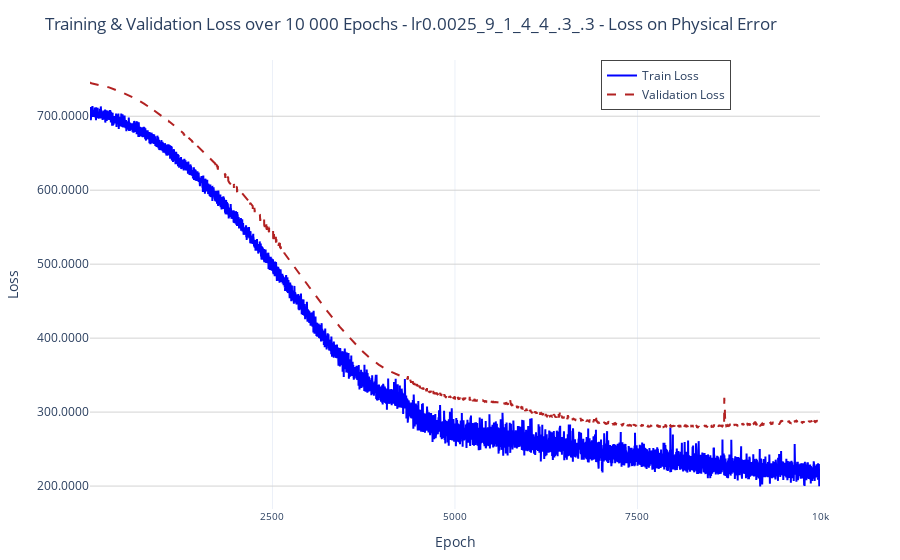

Notebook cell for this chart:
### Markdown cell above
# Plotly

### Code cell
import plotly.graph_objects as go

epochs = list(range(1, len(train_phys_losses) + 1))

fig = go.Figure()

# Training loss trace
fig.add_trace(go.Scatter(
    x=epochs,
    y=train_phys_losses,
    mode="lines",
    name="Train Loss",
    line=dict(color="blue", width=2)
))

# Validation loss trace
fig.add_trace(go.Scatter(
    x=epochs,
    y=val_phys_losses,
    mode="lines",
    name="Validation Loss",
    line=dict(color="firebrick", width=2, dash="dash")
))

# Layout enhancements
fig.update_layout(
    title="Training & Validation Loss over 10 000 Epochs - lr0.0025_9_1_4_4_.3_.3 - Loss on Physical Error",
    xaxis_title="Epoch",
    yaxis_title="Loss",
    xaxis=dict(
        tickmode='array',
        tickvals=list(range(0, 50500, 2500)),  # Show ticks every 100 epochs
        tickfont=dict(size=10)
    ),
    yaxis=dict(
        tickformat=".2e" if max(train_phys_losses + val_phys_losses) > 1e4 else ".4f",  # Dynamic formatting
        gridcolor="lightgray"
    ),
    legend=dict(
        x=0.7,        # push legend past the right edge
        y=1,
        xanchor="left",
        borderwidth=1
    ),
    
    template="plotly_white",
    margin=dict(t=60, b=40)
)

fig.show()

### Figure 1 — Plotly figure (JSON) as saved in the notebook; plotly's stock layout.template omitted (floating-point values rounded to 4 significant figures; data arrays with more than 128 entries replaced by an {"elided": "..."} marker saying what was removed)
{"data": [{"line": {"color": "blue", "width": 2}, "mode": "lines", "name": "Train Loss", "type": "scatter", "x": {"elided": "10000 int values"}, "y": {"elided": "10000 float values"}}, {"line": {"color": "firebrick", "dash": "dash", "width": 2}, "mode": "lines", "name": "Validation Loss", "type": "scatter", "x": {"elided": "10000 int values"}, "y": {"elided": "10000 float values"}}], "layout": {"legend": {"borderwidth": 1, "x": 0.7, "xanchor": "left", "y": 1}, "margin": {"b": 40, "t": 60}, "title": {"text": "Training & Validation Loss over 10 000 Epochs - lr0.0025_9_1_4_4_.3_.3 - Loss on Physical Error"}, "xaxis": {"tickfont": {"size": 10}, "tickmode": "array", "tickvals": [0, 2500, 5000, 7500, 10000, 12500, 15000, 17500, 20000, 22500, 25000, 27500, 30000, 32500, 35000, 37500, 40000, 42500, 45000, 47500, 50000], "title": {"text": "Epoch"}}, "yaxis": {"gridcolor": "lightgray", "tickformat": ".4f", "title": {"text": "Loss"}}}}
